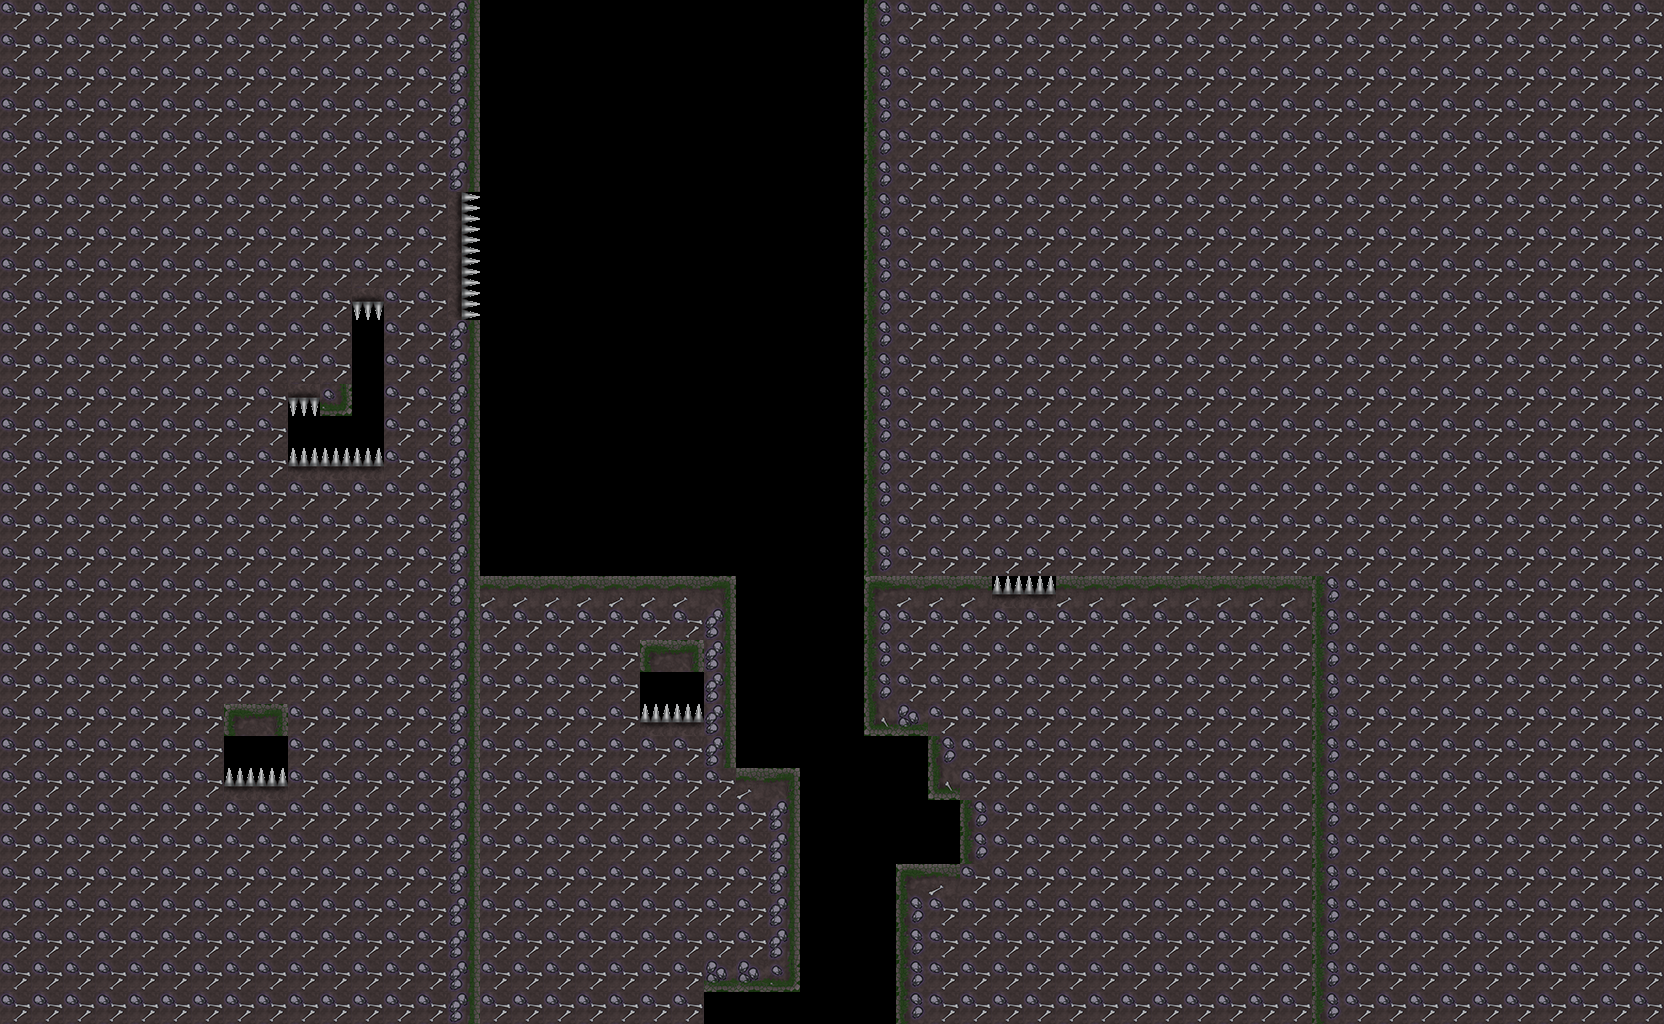

A level layout from a 2D game, rendered from its tile map. Below: a short description, then the map file with tile-grid data replaced by summaries:
An orthogonal 52x32 tile map with 32x32 px tiles, 1 tile layer (Tile Layer 1).

<map version="1.0" orientation="orthogonal" renderorder="left-down" width="52" height="32" tilewidth="32" tileheight="32" nextobjectid="1">
 <tileset firstgid="1" name="LD33" tilewidth="32" tileheight="32" tilecount="14">
  <tile id="0">
   <image width="32" height="32" source="../img/torch.png" />
  </tile>
  <tile id="1">
   <image width="32" height="32" source="../img/wall_stone_grass_1.png" />
  </tile>
  <tile id="2">
   <image width="32" height="32" source="../img/wall_stone_grass_2.png" />
  </tile>
  <tile id="3">
   <image width="32" height="32" source="../img/wall_stone_grass_3.png" />
  </tile>
  <tile id="4">
   <image width="32" height="32" source="../img/wall_stone_grass_4.png" />
  </tile>
  <tile id="5">
   <image width="32" height="32" source="../img/wall_stone_grass_5.png" />
  </tile>
  <tile id="6">
   <image width="32" height="32" source="../img/wall_stone_grass_6.png" />
  </tile>
  <tile id="7">
   <image width="32" height="32" source="../img/wall_stone_grass_7.png" />
  </tile>
  <tile id="8">
   <image width="32" height="32" source="../img/wall_stone_grass_8.png" />
  </tile>
  <tile id="9">
   <image width="32" height="32" source="../img/wall_stone_grass_9.png" />
  </tile>
  <tile id="10">
   <image width="32" height="32" source="../img/spikes_down.png" />
  </tile>
  <tile id="11">
   <image width="32" height="32" source="../img/spikes_left.png" />
  </tile>
  <tile id="12">
   <image width="32" height="32" source="../img/spikes_right.png" />
  </tile>
  <tile id="13">
   <image width="32" height="32" source="../img/spikes_up.png" />
  </tile>
 </tileset>
 <layer name="Tile Layer 1" width="52" height="32">
  <data>[1664 cells, 1380 non-empty, 12 distinct tile ids]</data>
 </layer>
</map>
